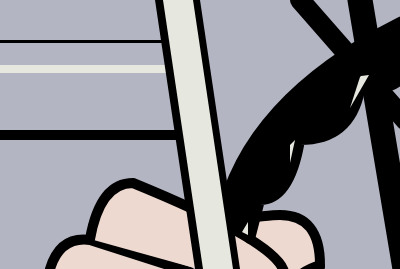
Frame 1 (no input)
Frame 60 (no input): identical to frame 1, image omitted
Frame 120 (the mouse pressed at the canvas centre since frame 60): identical to frame 1, image omitted

The p5.js sketch that drew this single still picture (run headless with seeded random() and noise() and a simulated clock; from frame 60 on, the mouse is pressed at the canvas centre):

// p5.js sketch
// ── sketch.js
// Katie Wilson #16

function setup() {
  createCanvas(400,269);
  background(179, 181, 195);

  fill(238, 217, 208)
      strokeWeight(10);

      beginShape();
        vertex(230, 220);
          quadraticVertex(270, 215, 280, 215);
          quadraticVertex(320, 215, 320, 265);
          quadraticVertex(290, 275, 290, 295);
        vertex(295, 279);
      endShape();

      beginShape();
        vertex(50, 269);
          quadraticVertex(60, 236, 90, 240);
        vertex(190, 272);
      endShape();

      beginShape();
        vertex(90, 239);
          quadraticVertex(100, 183, 133, 183);
          quadraticVertex(270, 239, 283, 269)
        vertex(270, 289);
      endShape();

  fill(0);

      beginShape();
        vertex(220, 220);
          quadraticVertex(245, 100, 400, 22);
        vertex(400, 22);
        vertex(400, 80);
          quadraticVertex(390, 90, 360, 90);
          quadraticVertex(350, 140, 300, 140);
          quadraticVertex(290, 200, 260, 200);
          quadraticVertex();
        vertex(250, 239);
        endShape();

    strokeWeight(25);
      line(360, 0, 405, 269);

    strokeWeight(20)
      line(300, 0, 405, 120);

  fill(0);
      noStroke();
      rect(0, 40, 170, 3);
      rect(0, 130, 180, 10);

  fill(230, 231, 223);
    rect(0, 65, 170, 8);

    beginShape();
      vertex(350, 108);
      vertex(360, 77);
      vertex(361, 76);
      vertex(369, 75);
    endShape();

    beginShape();
      vertex(290, 145);
      vertex(295, 140);
      vertex(290, 163);
    endShape();

    beginShape();
      vertex(248, 222);
      vertex(248, 235);
      vertex(242, 232);
    endShape();

  fill(0);

    beginShape();
      vertex(155, 0);
      vertex(165, 0);
      vertex(205, 269);
      vertex(195, 269);
    endShape();

    beginShape();
      vertex(190, 0);
      vertex(200, 0);
      vertex(240, 269);
      vertex(230, 269);
    endShape();

  fill(230, 231, 223);
     noStroke();
      beginShape();
        vertex(163, 0);
        vertex(193, 0);
        vertex(233, 269);
        vertex(203, 269);
      endShape();
}

function draw() {

}
